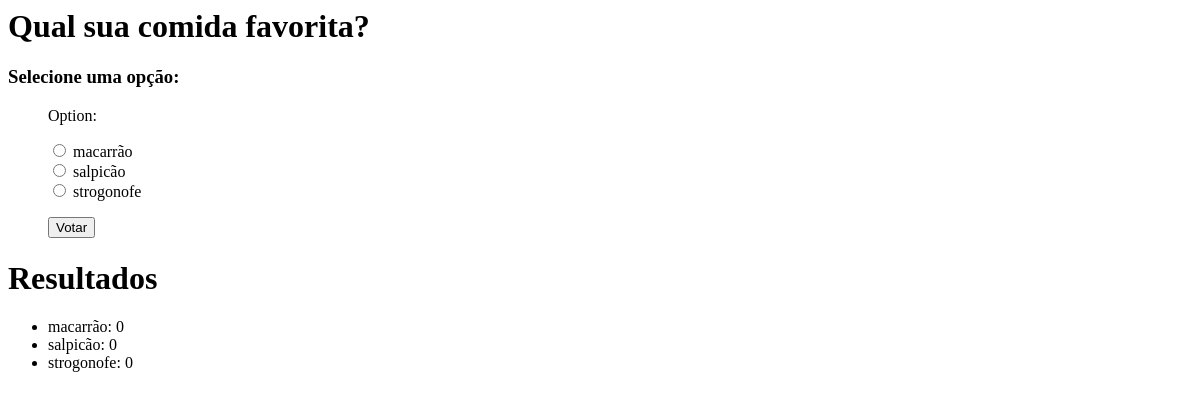
/5/, run on an earlier commit of the app's database.
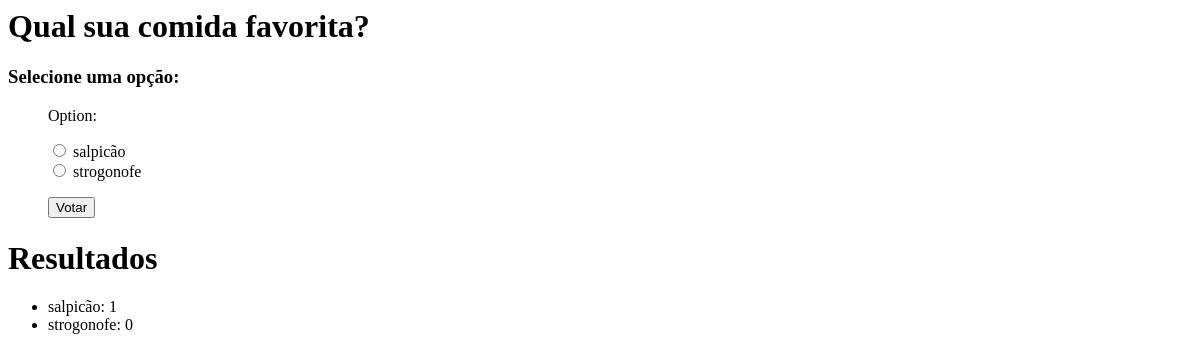
And on a later commit of the database.
### surveys/models.py (models this page shows, shortened)
class Question(models.Model):
    text = models.CharField(max_length=200)
    created_at = models.DateTimeField(auto_now_add=True)
    enabled = models.BooleanField(default=True)

class Option(models.Model):
    text = models.CharField(max_length=200)
    question = models.ForeignKey(Question, on_delete=models.CASCADE)
    def __str__(self):
        return self.text

### surveys/views.py (the view)
# urls.py: path("<int:pk>/", QuestionDetailView.as_view(), name="question_detail"),
class QuestionDetailView(DetailView):
    model = Question
    def get_context_data(self, **kwargs):
        context = super().get_context_data(**kwargs)
        question = context['question']
        context['form'] = QuestionForm(question=question)
        return context

### surveys/forms.py
class QuestionForm(ModelForm):
    option = forms.ModelChoiceField(
        empty_label='',
        required=True,
        queryset=None,
        widget=forms.RadioSelect
        )
    class Meta:
        model = Question
        fields = ["option"]
    def __init__(self, *args, **kwargs):
        question = kwargs.pop('question', None)
        super().__init__(*args, **kwargs)
        self.fields['option'].queryset = question.option_set.all()

### surveys/templates/surveys/question_detail.html (shortened to what this page needs)
<h1>{{question.text}}</h1>
<h3>Selecione uma opção:</h3>
<ul>
    <form method="post" action="{% url 'question_vote' question.id %}">
        {{form.as_p}}
        <button type="submit">Votar</button>
    </form>
</ul>
<h1>Resultados</h1>
<ul>
    {% for option in question.option_set.all %}
        <li>{{ option.text}}: {{ option.vote_set.count}}</li>
        {% endfor %}
</ul>

What changed in the data, as far as the page shows it:
removed Option: text "macarrão", vote_set.count "0"
computed for Option "salpicão": vote_set.count "0" → "1"
Also different on the page:
form field option: "☐ macarrão ☐ salpicão ☐ strogonofe" → "☐ salpicão ☐ strogonofe"
text no longer shown: "Option: macarrão salpicão strogonofe"
text now shown: "Option: salpicão strogonofe"
